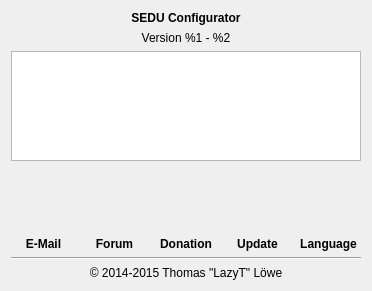
<?xml version="1.0" encoding="UTF-8"?>
<ui version="4.0">
 <class>Dialog_About</class>
 <widget class="QDialog" name="Dialog_About">
  <property name="geometry">
   <rect>
    <x>0</x>
    <y>0</y>
    <width>372</width>
    <height>291</height>
   </rect>
  </property>
  <property name="windowTitle">
   <string>About</string>
  </property>
  <property name="windowIcon">
   <iconset resource="../seducfg.qrc">
    <normaloff>:/png/png/info.png</normaloff>:/png/png/info.png</iconset>
  </property>
  <property name="modal">
   <bool>true</bool>
  </property>
  <layout class="QVBoxLayout" name="verticalLayout">
   <item>
    <widget class="QLabel" name="label_Name">
     <property name="font">
      <font>
       <weight>75</weight>
       <bold>true</bold>
      </font>
     </property>
     <property name="text">
      <string>SEDU Configurator</string>
     </property>
     <property name="alignment">
      <set>Qt::AlignCenter</set>
     </property>
    </widget>
   </item>
   <item>
    <widget class="QLabel" name="label_Version">
     <property name="text">
      <string>Version %1 - %2</string>
     </property>
     <property name="alignment">
      <set>Qt::AlignCenter</set>
     </property>
    </widget>
   </item>
   <item>
    <widget class="QTextEdit" name="textEdit">
     <property name="cursor" stdset="0">
      <cursorShape>ArrowCursor</cursorShape>
     </property>
     <property name="readOnly">
      <bool>true</bool>
     </property>
     <property name="textInteractionFlags">
      <set>Qt::NoTextInteraction</set>
     </property>
    </widget>
   </item>
   <item>
    <layout class="QGridLayout" name="gridLayout" columnminimumwidth="0,0,0,0,0">
     <item row="0" column="0">
      <widget class="QLabel" name="label_Mail">
       <property name="minimumSize">
        <size>
         <width>64</width>
         <height>64</height>
        </size>
       </property>
       <property name="cursor">
        <cursorShape>PointingHandCursor</cursorShape>
       </property>
       <property name="styleSheet">
        <string notr="true">QLabel{image:url(:/png/png/email_48.png)}
QLabel:hover{image:url(:/png/png/email_64.png)}</string>
       </property>
       <property name="alignment">
        <set>Qt::AlignCenter</set>
       </property>
      </widget>
     </item>
     <item row="1" column="1">
      <widget class="QLabel" name="label_2">
       <property name="font">
        <font>
         <weight>75</weight>
         <bold>true</bold>
        </font>
       </property>
       <property name="text">
        <string>Forum</string>
       </property>
       <property name="alignment">
        <set>Qt::AlignCenter</set>
       </property>
      </widget>
     </item>
     <item row="1" column="2">
      <widget class="QLabel" name="label_3">
       <property name="font">
        <font>
         <weight>75</weight>
         <bold>true</bold>
        </font>
       </property>
       <property name="text">
        <string>Donation</string>
       </property>
       <property name="alignment">
        <set>Qt::AlignCenter</set>
       </property>
      </widget>
     </item>
     <item row="0" column="1">
      <widget class="QLabel" name="label_Forum">
       <property name="minimumSize">
        <size>
         <width>64</width>
         <height>64</height>
        </size>
       </property>
       <property name="cursor">
        <cursorShape>PointingHandCursor</cursorShape>
       </property>
       <property name="styleSheet">
        <string notr="true">QLabel{image:url(:/png/png/forum_48.png)}
QLabel:hover{image:url(:/png/png/forum_64.png)}</string>
       </property>
       <property name="alignment">
        <set>Qt::AlignCenter</set>
       </property>
      </widget>
     </item>
     <item row="1" column="0">
      <widget class="QLabel" name="label_1">
       <property name="font">
        <font>
         <weight>75</weight>
         <bold>true</bold>
        </font>
       </property>
       <property name="text">
        <string>E-Mail</string>
       </property>
       <property name="alignment">
        <set>Qt::AlignCenter</set>
       </property>
      </widget>
     </item>
     <item row="0" column="2">
      <widget class="QLabel" name="label_Donation">
       <property name="minimumSize">
        <size>
         <width>64</width>
         <height>64</height>
        </size>
       </property>
       <property name="cursor">
        <cursorShape>PointingHandCursor</cursorShape>
       </property>
       <property name="styleSheet">
        <string notr="true">QLabel{image:url(:/png/png/donate_48.png)}
QLabel:hover{image:url(:/png/png/donate_64.png)}</string>
       </property>
       <property name="alignment">
        <set>Qt::AlignCenter</set>
       </property>
      </widget>
     </item>
     <item row="1" column="3">
      <widget class="QLabel" name="label_4">
       <property name="font">
        <font>
         <weight>75</weight>
         <bold>true</bold>
        </font>
       </property>
       <property name="text">
        <string>Update</string>
       </property>
       <property name="alignment">
        <set>Qt::AlignCenter</set>
       </property>
      </widget>
     </item>
     <item row="0" column="3">
      <widget class="QLabel" name="label_Update">
       <property name="minimumSize">
        <size>
         <width>64</width>
         <height>64</height>
        </size>
       </property>
       <property name="cursor">
        <cursorShape>PointingHandCursor</cursorShape>
       </property>
       <property name="styleSheet">
        <string notr="true">QLabel{image:url(:/png/png/update_lin_48.png)}
QLabel:hover{image:url(:/png/png/update_lin_64.png)}</string>
       </property>
       <property name="alignment">
        <set>Qt::AlignCenter</set>
       </property>
      </widget>
     </item>
     <item row="0" column="4">
      <widget class="QLabel" name="label_Language">
       <property name="minimumSize">
        <size>
         <width>64</width>
         <height>64</height>
        </size>
       </property>
       <property name="cursor">
        <cursorShape>PointingHandCursor</cursorShape>
       </property>
       <property name="styleSheet">
        <string notr="true">QLabel{image:url(:/png/png/language_48.png)}
QLabel:hover{image:url(:/png/png/language_64.png)}</string>
       </property>
       <property name="alignment">
        <set>Qt::AlignCenter</set>
       </property>
      </widget>
     </item>
     <item row="1" column="4">
      <widget class="QLabel" name="label_5">
       <property name="font">
        <font>
         <weight>75</weight>
         <bold>true</bold>
        </font>
       </property>
       <property name="text">
        <string>Language</string>
       </property>
       <property name="alignment">
        <set>Qt::AlignCenter</set>
       </property>
      </widget>
     </item>
    </layout>
   </item>
   <item>
    <widget class="Line" name="line">
     <property name="orientation">
      <enum>Qt::Horizontal</enum>
     </property>
    </widget>
   </item>
   <item>
    <widget class="QLabel" name="label_Copyright">
     <property name="text">
      <string notr="true">© 2014-2015 Thomas &quot;LazyT&quot; Löwe</string>
     </property>
     <property name="alignment">
      <set>Qt::AlignCenter</set>
     </property>
    </widget>
   </item>
  </layout>
 </widget>
 <resources>
  <include location="../seducfg.qrc"/>
 </resources>
 <connections/>
</ui>
